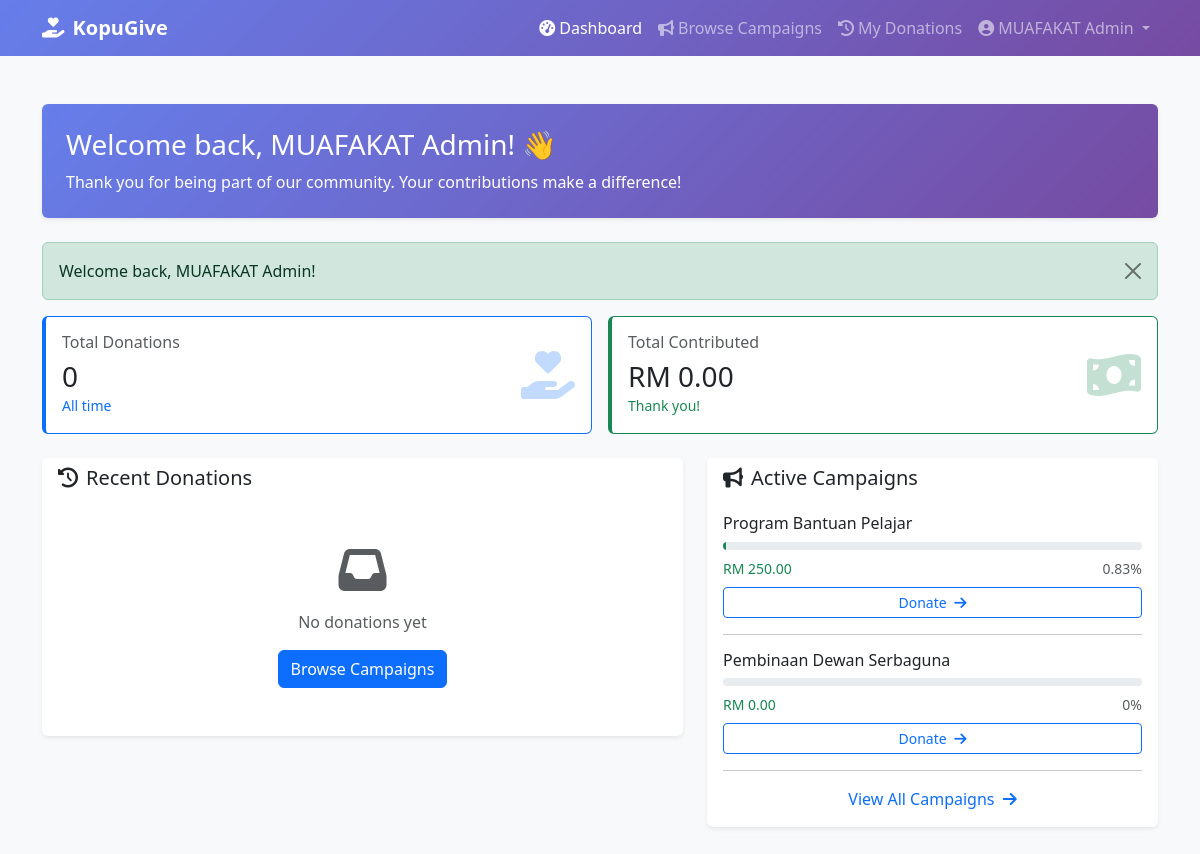
The page /donor/dashboard.php (signed in) on the database its author committed.
### tables this page shows
CREATE TABLE campaigns (
    campaign_id INT AUTO_INCREMENT PRIMARY KEY,
    campaign_name VARCHAR(255) NOT NULL,
    description TEXT,
    target_amount DECIMAL(10, 2) NOT NULL,
    current_amount DECIMAL(10, 2) DEFAULT 0.00,
    start_date DATE NOT NULL,
    end_date DATE NOT NULL,
    category ENUM('education', 'infrastructure', 'welfare', 'emergency', 'other') DEFAULT 'other',
    status ENUM('active', 'completed', 'closed', 'draft') DEFAULT 'draft',
    banner_image VARCHAR(255),
    created_by INT,
    created_at TIMESTAMP DEFAULT CURRENT_TIMESTAMP,
    updated_at TIMESTAMP DEFAULT CURRENT_TIMESTAMP ON UPDATE CURRENT_TIMESTAMP,
    FOREIGN KEY (created_by) REFERENCES users(user_id) ON DELETE SET NULL,
    INDEX idx_status (status),
    INDEX idx_dates (start_date, end_date)
);

### includes/functions.php (called while the page is built, shortened)
<?php
function formatCurrency($amount) {
    return 'RM ' . number_format($amount, 2);
}
function calculatePercentage($current, $target) {
    $percentage = ($current / $target) * 100;
    return min(100, round($percentage, 2));
}
function getFlashMessage() {
    if (isset($_SESSION['flash_message'])) {
        $message = [
            'type' => $_SESSION['flash_type'],
            'message' => $_SESSION['flash_message']
        ];
        return $message;
    }
    return null;
}
?>

### donor/dashboard.php (the view, shortened to what this page needs)
<?php
require_once '../includes/functions.php';
$db = (new Database())->getConnection();
$userId = $_SESSION['user_id'];
$stmt = $db->prepare("SELECT COUNT(*) as total, SUM(amount) as total_amount FROM donations WHERE donor_id = ? AND status IN ('pending', 'verified')");
$stmt->execute([$userId]);
$donorStats = $stmt->fetch();
$stmt = $db->prepare("
    SELECT d.*, c.campaign_name
    FROM donations d
    LEFT JOIN campaigns c ON d.campaign_id = c.campaign_id
    WHERE d.donor_id = ?
    ORDER BY d.created_at DESC
    LIMIT 5
");
$stmt->execute([$userId]);
$recentDonations = $stmt->fetchAll();
$stmt = $db->query("
    SELECT c.*,
           COUNT(DISTINCT d.donation_id) as donation_count,
           COALESCE(SUM(CASE WHEN d.status = 'verified' THEN d.amount ELSE 0 END), 0) as total_raised
    FROM campaigns c
    LEFT JOIN donations d ON c.campaign_id = d.campaign_id
    WHERE c.status = 'active' AND c.end_date >= CURDATE()
    GROUP BY c.campaign_id
    ORDER BY c.created_at DESC
    LIMIT 3
");
$activeCampaigns = $stmt->fetchAll();
$flashMessage = getFlashMessage();
?>
<!DOCTYPE html>
<html lang="en">
<head>
    <link href="https://cdn.jsdelivr.net/npm/bootstrap@5.3.0/dist/css/bootstrap.min.css" rel="stylesheet">
    <link rel="stylesheet" href="https://cdnjs.cloudflare.com/ajax/libs/font-awesome/6.4.0/css/all.min.css">
</head>
<body class="bg-light">
    <nav class="navbar navbar-expand-lg navbar-dark navbar-custom">
        <div class="container">
            <a class="navbar-brand fw-bold" href="dashboard.php">
                <i class="fas fa-hand-holding-heart me-2"></i>KopuGive
            </a>
            <div class="collapse navbar-collapse" id="navbarNav">
                <ul class="navbar-nav ms-auto">
                    <li class="nav-item">
                        <a class="nav-link active" href="dashboard.php">
                            <i class="fas fa-tachometer-alt me-1"></i>Dashboard
                        </a>
                    </li>
                    <li class="nav-item">
                        <a class="nav-link" href="campaigns.php">
                            <i class="fas fa-bullhorn me-1"></i>Browse Campaigns
                        </a>
                    </li>
                    <li class="nav-item">
                        <a class="nav-link" href="my_donations.php">
                            <i class="fas fa-history me-1"></i>My Donations
                        </a>
                    </li>
                    <li class="nav-item dropdown">
                        <a class="nav-link dropdown-toggle" href="#" id="userDropdown" role="button" data-bs-toggle="dropdown">
                            <i class="fas fa-user-circle me-1"></i><?= htmlspecialchars($_SESSION['full_name']) ?>
                        </a>
                    </li>
                </ul>
            </div>
        </div>
    </nav>
    <div class="container my-5">
        <div class="card border-0 shadow-sm mb-4" style="background: linear-gradient(135deg, #667eea 0%, #764ba2 100%); color: white;">
            <div class="card-body p-4">
                <h3 class="mb-2">Welcome back, <?= htmlspecialchars($_SESSION['full_name']) ?>! 👋</h3>
                <p class="mb-0">Thank you for being part of our community. Your contributions make a difference!</p>
            </div>
        </div>
        <?php if ($flashMessage): ?>
            <div class="alert alert-<?= $flashMessage['type'] ?> alert-dismissible fade show" role="alert">
                <?= $flashMessage['message'] ?>
                <button type="button" class="btn-close" data-bs-dismiss="alert"></button>
            </div>
        <?php endif; ?>
        <div class="row g-3 mb-4">
            <div class="col-md-6">
                <div class="card stat-card border-primary h-100">
                    <div class="card-body">
                        <div class="d-flex justify-content-between align-items-center">
                            <div>
                                <h6 class="text-muted">Total Donations</h6>
                                <h3 class="mb-0"><?= $donorStats['total'] ?? 0 ?></h3>
                                <small class="text-primary">All time</small>
                            </div>
                            <div class="text-primary">
                                <i class="fas fa-hand-holding-heart fa-3x opacity-25"></i>
                            </div>
                        </div>
                    </div>
                </div>
            </div>
            <div class="col-md-6">
                <div class="card stat-card border-success h-100">
                    <div class="card-body">
                        <div class="d-flex justify-content-between align-items-center">
                            <div>
                                <h6 class="text-muted">Total Contributed</h6>
                                <h3 class="mb-0"><?= formatCurrency($donorStats['total_amount'] ?? 0) ?></h3>
                                <small class="text-success">Thank you!</small>
                            </div>
                            <div class="text-success">
                                <i class="fas fa-money-bill-wave fa-3x opacity-25"></i>
                            </div>
                        </div>
                    </div>
                </div>
            </div>
        </div>
        <div class="row">
            <div class="col-md-7 mb-4">
                <div class="card border-0 shadow-sm">
                    <div class="card-header bg-white border-0">
                        <h5 class="mb-0"><i class="fas fa-history me-2"></i>Recent Donations</h5>
                    </div>
                    <div class="card-body p-0">
                        <?php if (empty($recentDonations)): ?>
                            <div class="text-center py-5">
                                <i class="fas fa-inbox fa-3x text-muted mb-3"></i>
                                <p class="text-muted">No donations yet</p>
                                <a href="campaigns.php" class="btn btn-primary">Browse Campaigns</a>
                            </div>
                        <?php endif; ?>
                    </div>
                </div>
            </div>
            <div class="col-md-5 mb-4">
                <div class="card border-0 shadow-sm">
                    <div class="card-header bg-white border-0">
                        <h5 class="mb-0"><i class="fas fa-bullhorn me-2"></i>Active Campaigns</h5>
                    </div>
                    <div class="card-body">
                        <?php foreach ($activeCampaigns as $campaign): ?>
                            <?php $percentage = calculatePercentage($campaign['total_raised'], $campaign['target_amount']); ?>
                            <div class="mb-3">
                                <h6><?= htmlspecialchars($campaign['campaign_name']) ?></h6>
                                <div class="progress mb-2" style="height: 8px;">
                                    <div class="progress-bar bg-success" style="width: <?= $percentage ?>%"></div>
                                </div>
                                <div class="d-flex justify-content-between">
                                    <small class="text-success"><?= formatCurrency($campaign['total_raised']) ?></small>
                                    <small class="text-muted"><?= $percentage ?>%</small>
                                </div>
                                <a href="campaign_view.php?id=<?= $campaign['campaign_id'] ?>" class="btn btn-sm btn-outline-primary w-100 mt-2">
                                    Donate <i class="fas fa-arrow-right ms-1"></i>
                                </a>
                            </div>
                            <hr>
                        <?php endforeach; ?>
                        <div class="text-center mt-3">
                            <a href="campaigns.php" class="text-decoration-none">View All Campaigns <i class="fas fa-arrow-right ms-1"></i></a>
                        </div>
                    </div>
                </div>
            </div>
        </div>
    </div>
</body>
</html>

### donor/dashboard.php (style rules this page uses)
.navbar-custom { background: linear-gradient(135deg, #667eea 0%, #764ba2 100%); }
.stat-card { border-left: 4px solid; transition: transform 0.3s; }

### rows shown on the page
campaigns: campaign_name "Program Bantuan Pelajar", total_raised "RM 250.00", percentage "0.83"
campaigns: campaign_name "Pembinaan Dewan Serbaguna", total_raised "RM 0.00", percentage "0"

### other values the page prints
$_SESSION['full_name'] "MUAFAKAT Admin"
$flashMessage['message'] "Welcome back, MUAFAKAT Admin!"
$donorStats['total'] "0"
formatCurrency($donorStats['total_amount'] ?? 0) "RM 0.00"
